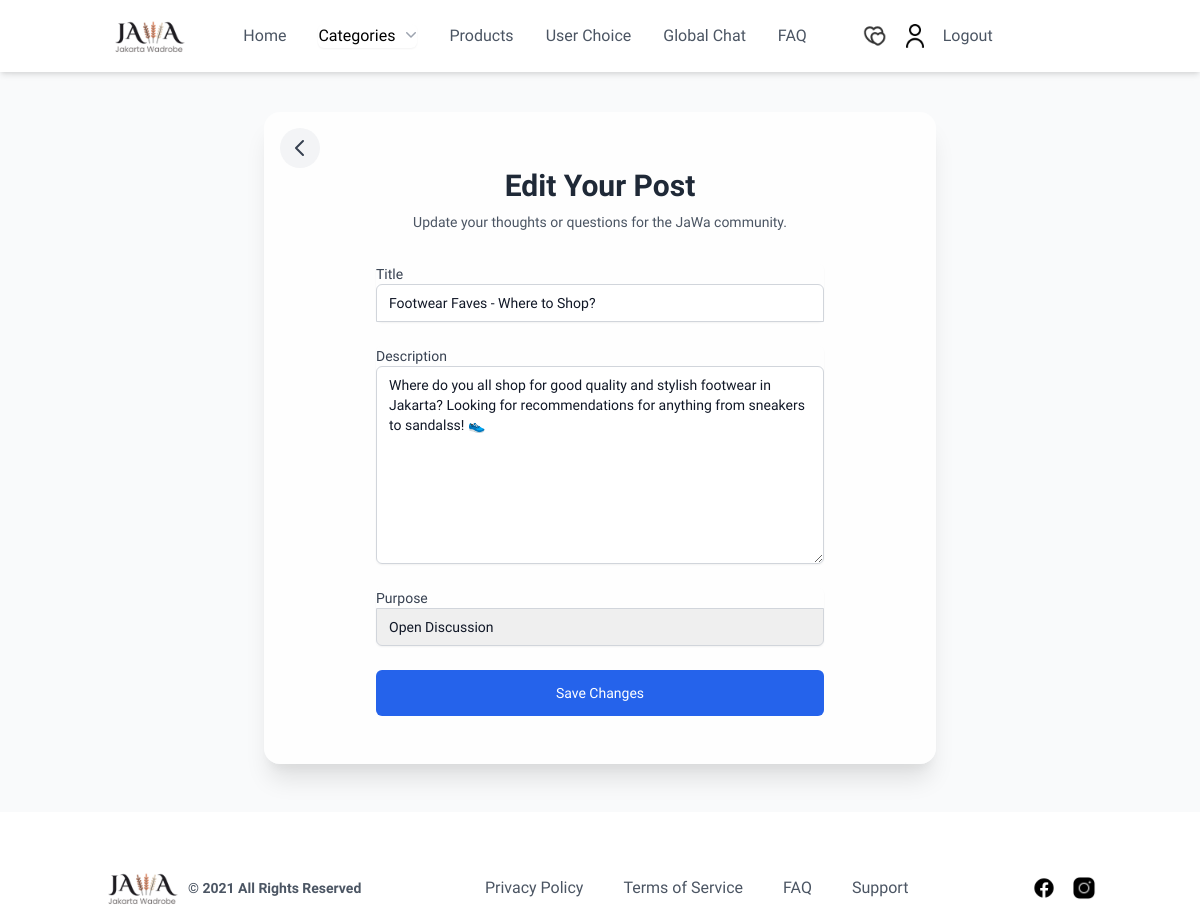
Page /globalChat/forum/edit/13/ (signed in) on the committed database.
### globalChat/models.py (models this page shows, shortened)
class Forum(models.Model):
    TITLE_MAX_LENGTH = 75
    PURPOSE_CHOICES = [
        ('Asking', 'Asking'),
        ('Sharing', 'Sharing'),
        ('Open Discussion', 'Open Discussion'),
        ('Other', 'Other'),
    ]
    title = models.CharField(max_length=TITLE_MAX_LENGTH)
    description = models.TextField()
    purpose = models.CharField(max_length=20, choices=PURPOSE_CHOICES)
    user = models.ForeignKey(User, on_delete=models.CASCADE)  # Connects to the Django User
    posted_time = models.DateTimeField(default=timezone.now)
    likes = models.ManyToManyField(User, related_name='forum_likes', blank=True)
    bookmarks = models.ManyToManyField(User, related_name="bookmarked_forums", blank=True)

### globalChat/views.py (the view)
# urls.py: path('forum/edit/<int:id>/', views.edit_forum, name='edit_forum'),
@login_required(login_url="main:login")
def edit_forum(request, id):
    forum = get_object_or_404(Forum, id=id)
    if request.user != forum.user:
        return redirect('globalChat:global_chat')  # Redirect jika bukan pembuat forum
    if request.method == 'POST':
        form = ForumForm(request.POST, instance=forum)
        if form.is_valid():
            form.save()
            return redirect('globalChat:detail_chat', forum.id)
    else:
        form = ForumForm(instance=forum)
    return render(request, 'edit_forum.html', {'form': form, 'forum': forum})

### globalChat/templates/edit_forum.html (shortened to what this page needs)
<!DOCTYPE html>
{% load static %}
<html lang="en">
<head>
    <link href="https://cdn.jsdelivr.net/npm/tailwindcss@2.2.19/dist/tailwind.min.css" rel="stylesheet">
</head>
{% include "navbar.html" %}
{% block content %}
<body style="font-family: 'Urbanist', sans-serif;">
  <div class="min-h-screen flex flex-col items-center justify-center w-screen bg-gray-50 py-12 px-4 sm:px-6 lg:px-8">
    <div class="relative max-w-2xl w-full bg-white bg-opacity-80 py-12 px-8 rounded-2xl shadow-xl flex justify-center mt-16">
      <a href="{% url 'globalChat:detail_chat' forum_id=forum.id %}" class="absolute top-4 left-4 text-gray-700 hover:text-gray-900">
          <div class="flex items-center justify-center h-10 w-10 rounded-full bg-gray-100 hover:bg-gray-300">
          <svg xmlns="http://www.w3.org/2000/svg" class="h-6 w-6" fill="none" viewBox="0 0 24 24" stroke="currentColor">
              <path stroke-linecap="round" stroke-linejoin="round" stroke-width="2" d="M15 19l-7-7 7-7" />
          </svg>
          </div>
      </a>
      <div class="max-w-md w-full space-y-8">
        <div>
          <h2 class="mt-2 text-center text-gray-800 text-3xl font-extrabold">
            Edit Your Post
          </h2>
          <p class="mt-2 text-center text-gray-600 text-sm">Update your thoughts or questions for the JaWa community.</p>
        </div>
        <form class="mt-8 space-y-6" method="POST">
          <div class="rounded-md shadow-sm -space-y-px">
            <div>
              <label for="title" class="block text-sm font-medium text-gray-700">Title</label>
              <input id="title" name="title" type="text" value="{{ form.title.value }}" class="appearance-none rounded-none relative block w-full px-3 py-2 border border-gray-300 placeholder-gray-500 text-gray-900 rounded-t-md focus:outline-none focus:ring-blue-500 focus:border-blue-500 sm:text-sm" placeholder="Update your title here (max 50 characters)">
            </div>
          </div>
          <div class="rounded-md shadow-sm -space-y-px">
            <div>
              <label for="description" class="block text-sm font-medium text-gray-700">Description</label>
              <textarea id="description" name="description" rows="9" class="appearance-none relative block w-full px-3 py-2 border border-gray-300 placeholder-gray-500 text-gray-900 rounded-md focus:outline-none focus:ring-blue-500 focus:border-blue-500 sm:text-sm" placeholder="Update your post here...">{{ form.description.value }}</textarea>
            </div>
          </div>
          <div class="rounded-md shadow-sm -space-y-px">
            <div>
              <label for="purpose" class="block text-sm font-medium text-gray-700">Purpose</label>
              <select id="purpose" name="purpose" class="appearance-none rounded-b-md relative block w-full px-3 py-2 border border-gray-300 placeholder-gray-500 text-gray-900 focus:outline-none focus:ring-blue-500 focus:border-blue-500 sm:text-sm">
                <option value="Open Discussion" {% if form.purpose.value == "Open Discussion" %}selected{% endif %}>Open Discussion</option>
              </select>
            </div>
          </div>
          <div class="flex justify-center mt-6">
            <button type="submit" class="group relative w-full flex justify-center py-3 px-4 border border-transparent text-sm font-medium rounded-md text-white bg-blue-600 hover:bg-blue-700 focus:outline-none focus:ring-2 focus:ring-offset-2 focus:ring-blue-500">
              Save Changes
            </button>
          </div>
        </form>
      </div>
    </div>
  </div>
</body>
{% include "footer.html" %}
{% endblock content %}

### rows in the picture
Forum: title "Footwear Faves - Where to Shop?", description "Where do you all shop for good quality and stylish footwear in Jakarta? Looking for recommendations for anything from sneakers to sandalss! 👟", purpose "Open Discussion"
